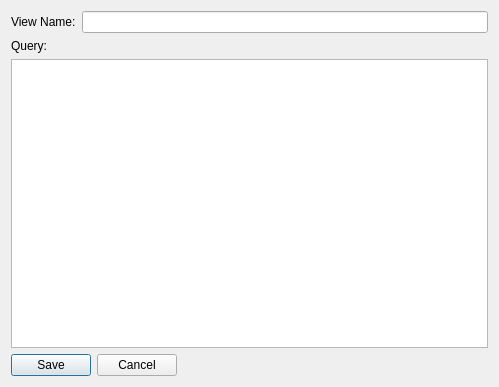
<?xml version="1.0" encoding="UTF-8"?>
<ui version="4.0">
 <class>CreateViewDialog</class>
 <widget class="QDialog" name="CreateViewDialog">
  <property name="geometry">
   <rect>
    <x>0</x>
    <y>0</y>
    <width>499</width>
    <height>387</height>
   </rect>
  </property>
  <property name="windowTitle">
   <string>View Editor</string>
  </property>
  <layout class="QVBoxLayout" name="verticalLayout">
   <item>
    <layout class="QHBoxLayout" name="horizontalLayout">
     <item>
      <widget class="QLabel" name="label">
       <property name="text">
        <string>View Name:</string>
       </property>
      </widget>
     </item>
     <item>
      <widget class="QLineEdit" name="txtVewName"/>
     </item>
    </layout>
   </item>
   <item>
    <widget class="QLabel" name="label_2">
     <property name="text">
      <string>Query:</string>
     </property>
    </widget>
   </item>
   <item>
    <widget class="QTextEdit" name="txtQuery"/>
   </item>
   <item>
    <layout class="QHBoxLayout" name="horizontalLayout_2">
     <item>
      <widget class="QPushButton" name="cmdSave">
       <property name="text">
        <string>Save</string>
       </property>
      </widget>
     </item>
     <item>
      <widget class="QPushButton" name="cmdCancel">
       <property name="text">
        <string>Cancel</string>
       </property>
      </widget>
     </item>
     <item>
      <spacer name="horizontalSpacer">
       <property name="orientation">
        <enum>Qt::Horizontal</enum>
       </property>
       <property name="sizeHint" stdset="0">
        <size>
         <width>40</width>
         <height>20</height>
        </size>
       </property>
      </spacer>
     </item>
    </layout>
   </item>
  </layout>
 </widget>
 <resources/>
 <connections/>
</ui>
